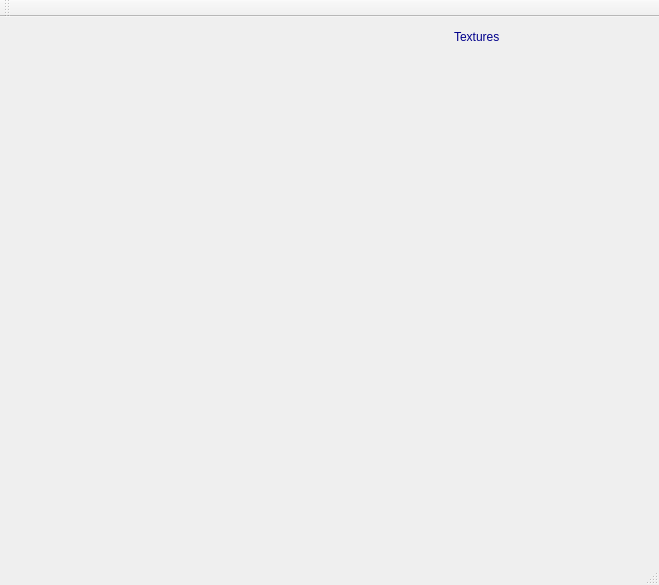
<?xml version="1.0" encoding="UTF-8"?>
<ui version="4.0">
 <class>MainWindow</class>
 <widget class="QMainWindow" name="MainWindow">
  <property name="geometry">
   <rect>
    <x>0</x>
    <y>0</y>
    <width>659</width>
    <height>585</height>
   </rect>
  </property>
  <property name="windowTitle">
   <string>Texture Atlas Maker</string>
  </property>
  <widget class="QWidget" name="centralwidget">
   <layout class="QGridLayout" name="gridLayout">
    <item row="0" column="0">
     <widget class="WorkArea" name="workArea" native="true">
      <property name="sizePolicy">
       <sizepolicy hsizetype="Expanding" vsizetype="Expanding">
        <horstretch>0</horstretch>
        <verstretch>0</verstretch>
       </sizepolicy>
      </property>
     </widget>
    </item>
    <item row="0" column="1">
     <widget class="QToolBox" name="toolBox">
      <property name="sizePolicy">
       <sizepolicy hsizetype="Minimum" vsizetype="Preferred">
        <horstretch>0</horstretch>
        <verstretch>0</verstretch>
       </sizepolicy>
      </property>
      <property name="maximumSize">
       <size>
        <width>200</width>
        <height>16777215</height>
       </size>
      </property>
      <property name="styleSheet">
       <string notr="true">QToolBox::tab {
             background: qlineargradient(x1: 0, y1: 0, x2: 0, y2: 1,
                                         stop: 0 #E1E1E1, stop: 0.4 #DDDDDD,
                                         stop: 0.5 #D8D8D8, stop: 1.0 #D3D3D3);
             border-radius: 5px;
			color: rgb(67, 67, 67);
         }

QToolBox::tab:selected {
             color: darkBlue;
         } </string>
      </property>
      <property name="currentIndex">
       <number>0</number>
      </property>
      <property name="tabSpacing">
       <number>3</number>
      </property>
      <widget class="QWidget" name="page_textures">
       <property name="geometry">
        <rect>
         <x>0</x>
         <y>0</y>
         <width>200</width>
         <height>485</height>
        </rect>
       </property>
       <property name="sizePolicy">
        <sizepolicy hsizetype="Minimum" vsizetype="Preferred">
         <horstretch>0</horstretch>
         <verstretch>0</verstretch>
        </sizepolicy>
       </property>
       <property name="maximumSize">
        <size>
         <width>200</width>
         <height>16777215</height>
        </size>
       </property>
       <attribute name="label">
        <string>Textures</string>
       </attribute>
      </widget>
     </widget>
    </item>
   </layout>
  </widget>
  <widget class="QMenuBar" name="menubar">
   <property name="geometry">
    <rect>
     <x>0</x>
     <y>0</y>
     <width>659</width>
     <height>25</height>
    </rect>
   </property>
  </widget>
  <widget class="QStatusBar" name="statusbar"/>
  <widget class="QToolBar" name="toolBar">
   <property name="windowTitle">
    <string>toolBar</string>
   </property>
   <attribute name="toolBarArea">
    <enum>TopToolBarArea</enum>
   </attribute>
   <attribute name="toolBarBreak">
    <bool>false</bool>
   </attribute>
  </widget>
 </widget>
 <customwidgets>
  <customwidget>
   <class>WorkArea</class>
   <extends>QWidget</extends>
   <header>workarea.h</header>
   <container>1</container>
  </customwidget>
 </customwidgets>
 <resources/>
 <connections/>
</ui>
